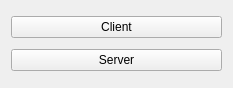
<?xml version="1.0" encoding="UTF-8"?>
<ui version="4.0">
 <class>battleship</class>
 <widget class="QWidget" name="battleship">
  <property name="geometry">
   <rect>
    <x>0</x>
    <y>0</y>
    <width>233</width>
    <height>88</height>
   </rect>
  </property>
  <property name="windowTitle">
   <string>Battleship</string>
  </property>
  <layout class="QVBoxLayout" name="verticalLayout_3">
   <item>
    <widget class="QPushButton" name="battleshipBtnClientMode">
     <property name="text">
      <string>Client</string>
     </property>
    </widget>
   </item>
   <item>
    <widget class="QPushButton" name="battleshipBtnServerMode">
     <property name="text">
      <string>Server</string>
     </property>
    </widget>
   </item>
  </layout>
 </widget>
 <layoutdefault spacing="6" margin="11"/>
 <resources/>
 <connections/>
</ui>
